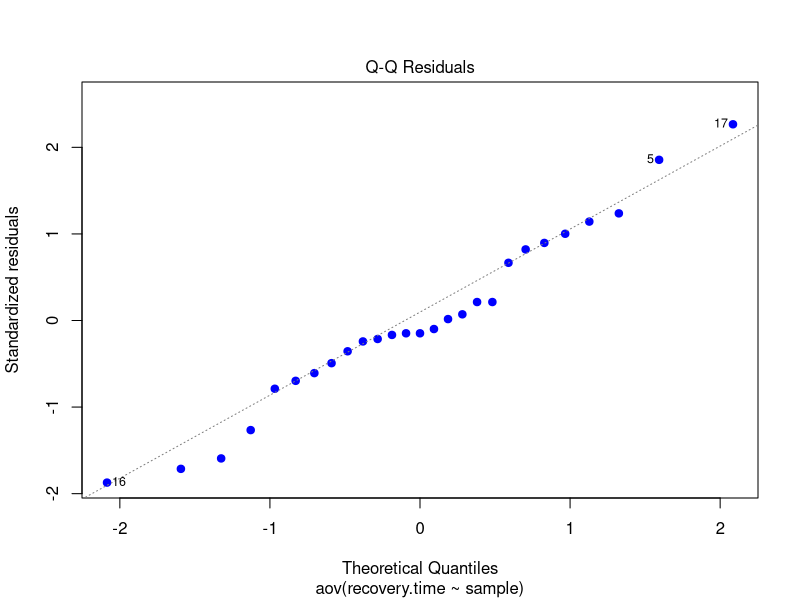
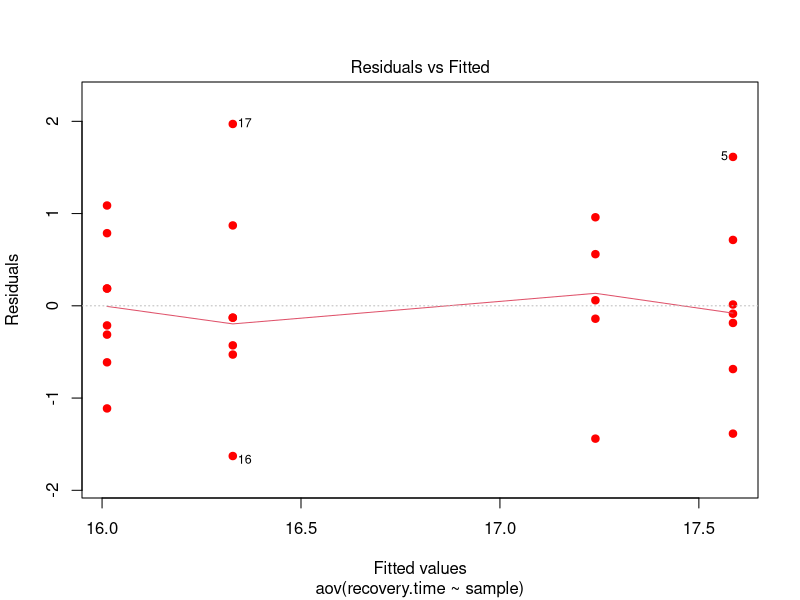

Write the R code that produced these figures, in order.
# One-Way ANOVA (Analysis of Variance) is a statistical method used to determine 
# whether there are statistically significant differences between the means of three or more independent (unrelated) groups.
# Suppose that we want to test 4 different drugs that were designed to speed up recovery time for patients who have contracted Covid-19. 
# A group of 27 patients who had contracted Covid-19 were each randomly assigned to receive one of 4 drugs. 
# The sample of recovery times in days within each group is given as follows.

# Drug 1	Drug 2	Drug 3	Drug 4
# 17.5	  15.8	  15.9	  16.2
# 16.2	  17.3	  16.2	  16.8
# 16.9	  18.2	  15.8  	15.7
# 17.4  	17.1  	14.7  	14.9
# 19.2  	17.8  	18.3  	16.2
# 18.3	          17.2  	17.1
# 17.6      	    16.2  	15.8
#                         15.4

# firstly, enter the data into R
sample1<-c(17.5,16.2,16.9,17.4,19.2,18.3,17.6)
sample2<-c(15.8,17.3,18.2,17.1,17.8)
sample3<-c(15.9,16.2,15.8,14.7,18.3,17.2,16.2)
sample4<-c(16.2,16.8,15.7,14.9,16.2,17.1,15.8,15.4)

recovery.time<-c(sample1,sample2,sample3,sample4)
recovery.time

# Notice that we have 'stacked' the data, meaning that the data is all combined into one variable.

# create a second variable that tells us which sample each observation from the first variable came from.
sample<-c(rep("1",7),rep("2",5),rep("3",7),rep("4",8))
sample

# Note that rep("1",7) is a quick way of writing "1","1","1","1","1","1","1". 
# This tells R that the first 7 observations came from sample 1. 

# The aov function carries out an analysis of variance
anova<-aov(recovery.time~sample)
# Normal Probability Plot
plot(anova,2,pch=19,col="blue")
# Residuals vs Fitted Plot
plot(anova,1,pch=19,col="red")

# Explanation of the Plots: 
# We first look at the above normal probability plot (or Q-Q Residuals plot). 
# Since the points fall roughly along a straight line, it appears the assumption that the populations follow a normal distribution is a reasonable one. 
# The Residuals vs Fitted plot is used to check the assumption of equal population variances. 
# Here we look at the amount of variation (vertical spread of the data) for each of the four samples. 
# Since the amount of variation is roughly the same for each sample, the assumption of equal variances seems to be a reasonable one.

# an Anderson-Darling test for normality can also be done
library("nortest")
ad.test(anova$residuals)

# Explanation of Output:
# Since the p-value is greater than .10, we again conclude that the normality assumption is reasonable.

# a more formal test of the equal variance assumption using Bartlett's test can be done
bartlett.test(recovery.time~sample)

# Explanation of Output:
# This output includes a p-value for the test of equal variances assuming that the data follow a normal distribution. 
# Since the p-value of 0.737 is greater than .05 we do not reject H0: σ1^2 = σ2^2 = σ3^2 = σ4^2, 
# and therefore we again conclude that the assumption of equal variances is reasonable.

# Since all of the assumptions are checked, and they appear to be reasonable, we can look at the ANOVA F-test.
summary(anova)

# Explanation of Output:
# The p-value (Pr(>F)) of 0.0137 given in the ANOVA table is for the test
# H0: μ1 = μ2 = μ3 = μ4 vs H1: μi ≠ μj for at least one pair (i,j).
# Since the p-value is less than .05 we can reject the null hypothesis at the 5% significance level. 
# Therefore we conclude that there are differences in mean recovery time for the different drugs.

# Since the null hypothesis was rejected in the overall F-test, 
# we can now do Bonferroni multiple comparisons to see where the differences exist.
pairwise.t.test(recovery.time,sample,p.adj="bonf")

# Explanation of Output:
# The above output gives bonferroni p-values for the hypothesis tests 
# H0: μi = μj vs H1:μi ≠ μj for each pair (i,j). 
# The only significant p-value (using α = .05) is for 1 vs 4, 
# with a p-value of 0.022 < .05. 
# Therefore we reject the hypothesis H0: μ1 = μ4. 
# All other pairs of means are not significantly different.
